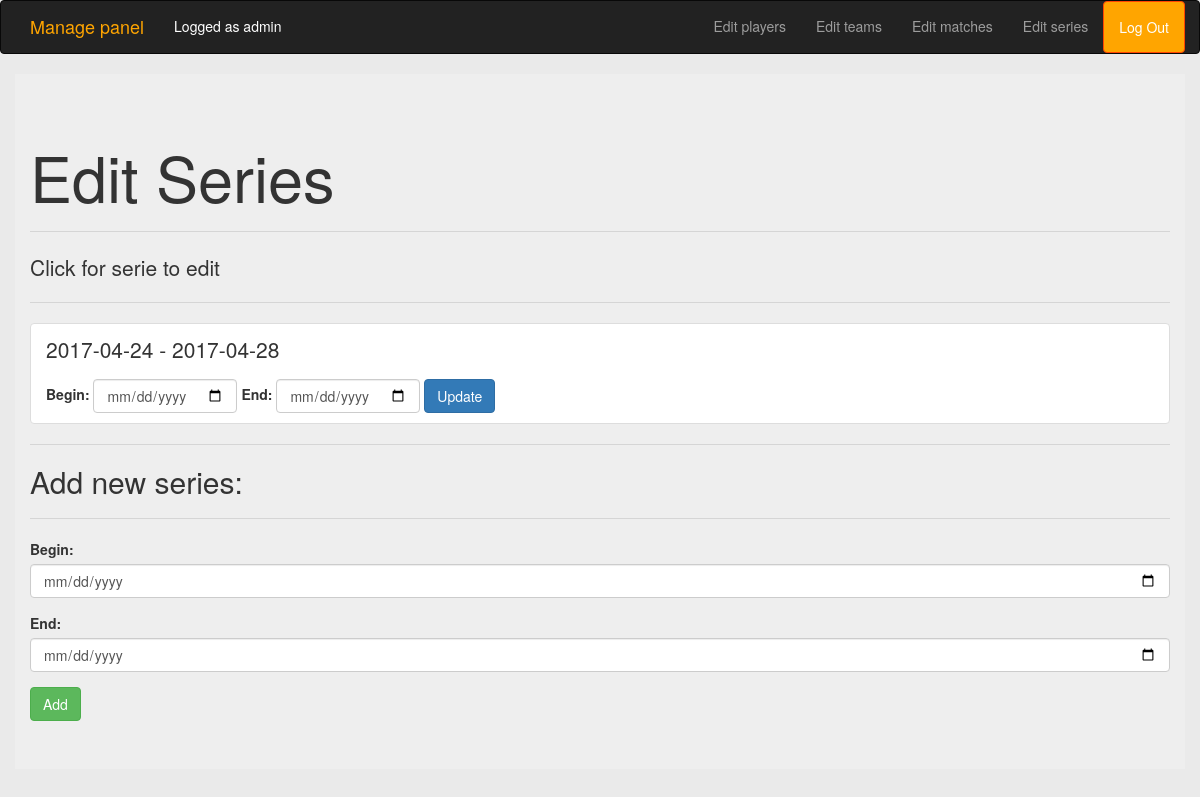
The app's page /manage/series (signed in), older data.
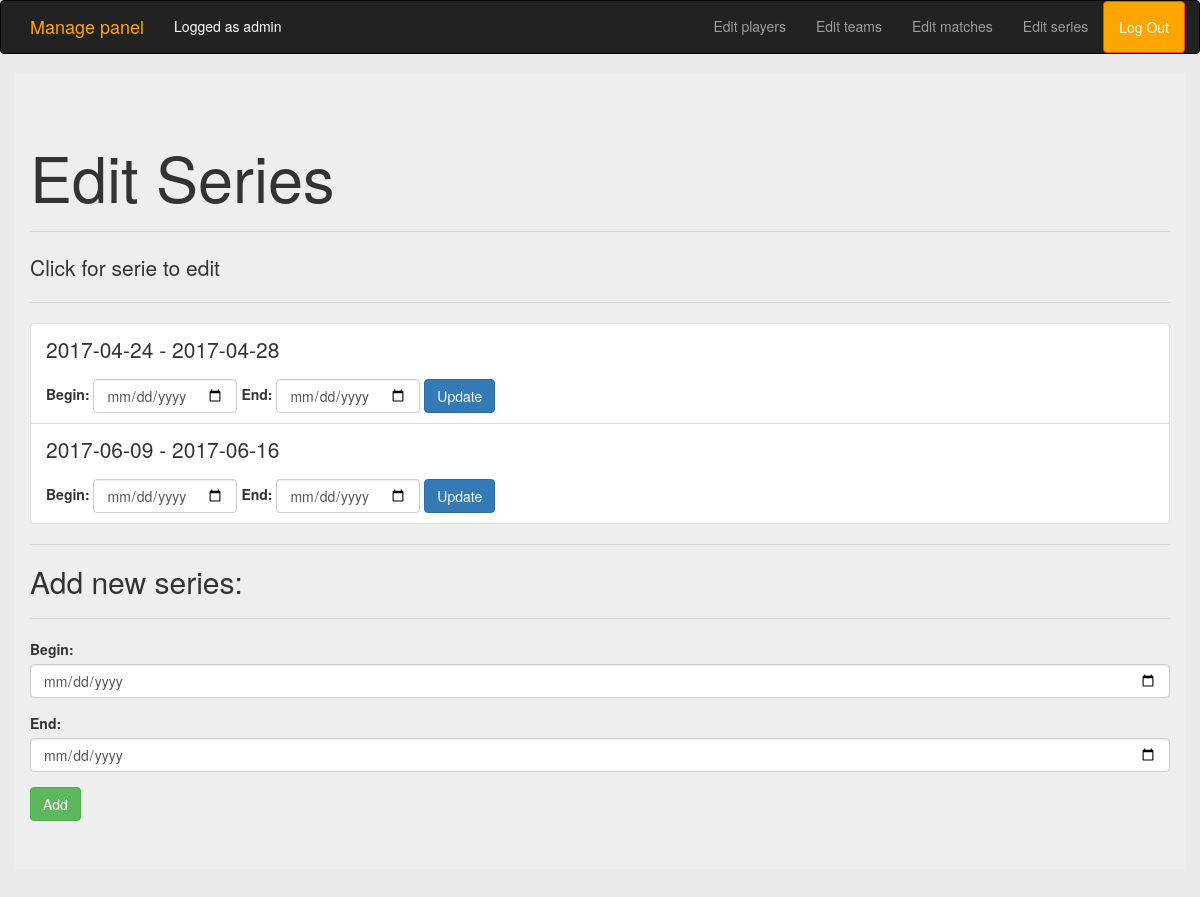
The same page, newer data.
### game/models.py (models this page shows)
class Serie(models.Model):
    begin = models.DateField()
    end = models.DateField()
    def __str__(self):
        return str(self.begin) + ' - ' + str(self.end)

### managePanel/views.py (the view)
def series(request):
    if not request.user.is_authenticated:
        return redirect('/manage/')
    series = Serie.objects.all()
    return render(request, 'manageSeries.html', {'series': series})

### managePanel/templates/manageSeries.html
{% extends "manageBase.html" %}
{% block content %}
    <h1>Edit Series</h1>
    <hr>
    <p>Click for serie to edit</p>
    <hr>
    <ul class="list-group">
        {% for s in series %}
            {% if s.id != 2 %}
                <li class="list-group-item">
                    <p>{{ s }}</p>
                    <form class="form-inline" method="post" action="{% url 'manage:editSerie' s.id %}">{% csrf_token %}
                        <div class="form-group">
                            <label for="begin">Begin:</label>
                            <input type="date" class="form-control" placeholder="Begin date" name="begin" value="{{ s.begin }}" required>
                        </div>
                        <div class="form-group">
                            <label for="end">End:</label>
                            <input type="date" class="form-control" placeholder="End date" name="end" value="{{ s.end }}" required>
                        </div>
                        <button type="submit" class="btn btn-primary">Update</button>
                    </form>
                </li>
            {% endif %}
        {% endfor %}
    </ul>
    <hr>
    <h2>Add new series:</h2>
    <hr>
    <form method="post" action="{% url 'manage:addSerie' %}">{% csrf_token %}
        <div class="form-group">
            <label for="begin">Begin:</label>
            <input type="date" class="form-control" placeholder="Begin date" name="begin" required>
        </div>
        <div class="form-group">
            <label for="end">End:</label>
            <input type="date" class="form-control" placeholder="End date" name="end" required>
        </div>
        <button type="submit" class="btn btn-success">Add</button>
    </form>
{% endblock %}

Row changes from the older to the newer data that the page shows:
added Serie: begin+end "2017-06-09 - 2017-06-16"
